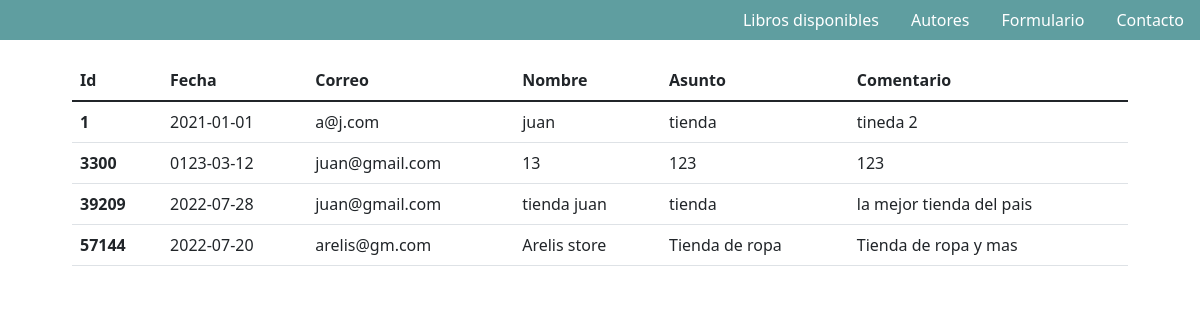
The app's page /Contacts.php with its own data.
### tables this page shows
CREATE TABLE `contacto` (
  `id` mediumint(9) NOT NULL,
  `nombre` varchar(255) NOT NULL,
  `email` varchar(255) DEFAULT NULL,
  `fecha` date DEFAULT NULL,
  `asunto` varchar(255) DEFAULT NULL,
  `comentario` varchar(255) DEFAULT NULL
);

### ClassContacts.php (called while the page is built, shortened)
<?php
    class Contacts {
        public function showContacts (){
            $baseData = new DataBase();
             $info = $baseData-> connectDataBase();
             $contact = $info->query("SELECT * FROM contacto");
             $contact-> execute();
             $listContact = $contact->fetchAll(PDO::FETCH_ASSOC);
             return $listContact;
          }
    }
?>

### Contacts.php (the view, shortened to what this page needs)
<?php
    include("ClassContacts.php");
    $listContact = new Contacts();
    $showContact = $listContact -> showContacts();
?>
<!DOCTYPE html>
<html lang="en">
<head>
    <meta name="viewport" content="width=device-width, initial-scale=1.0"><link href="https://cdn.jsdelivr.net/npm/bootstrap@5.1.3/dist/css/bootstrap.min.css" rel="stylesheet">
    <link rel="stylesheet" href="style.css">
</head>
<body>
    <header >
      <ul class="nav">
        <li class="nav-item">
          <a class="nav-link active" aria-current="page" href="index.php">Libros disponibles</a>
        </li>
        <li class="nav-item">
          <a class="nav-link" href="Author.php">Autores</a>
        </li>
        <li class="nav-item">
          <a class="nav-link" href="Form.php">Formulario</a>
        </li>
        <li class="nav-item">
          <a class="nav-link" href="Contacts.php">Contacto</a>
        </li>
      </ul>
      </header>
      <div class="container">
        <table class="table">
            <thead>
              <tr>
                <th scope="col">Id</th>
                <th scope="col">Fecha</th>
                <th scope="col">Correo</th>
                <th scope="col">Nombre</th>
                <th scope="col">Asunto</th>
                <th scope="col">Comentario</th>
              </tr>
            </thead>
            <tbody>
            <?php
              foreach ($showContact as $row) {
            ?>
                <tr>
                  <th scope="row"><?php echo $row['id']?></th>
                  <td><?php echo $row['fecha']?></td>
                  <td><?php echo $row['email']?></td>
                  <td><?php echo $row['nombre']?></td>
                  <td><?php echo $row['asunto']?></td>
                  <td><?php echo $row['comentario']?></td>
                </tr>
            <?php
            }
            ?>
            </tbody>
          </table>
    </div>
</body>
</html>

### style.css (style rules this page uses)
.container { width: 90%; margin: 20px auto; }
.nav { justify-content: flex-end; background: cadetblue; }
.nav-item a { color: white; font-size: 16px; }

### records on screen
contacto: id "1", fecha "2021-01-01", email "a@j.com", nombre "juan", asunto "tienda", comentario "tineda 2"
contacto: id "3300", fecha "0123-03-12", email "juan@gmail.com", nombre "13", asunto "123", comentario "123"
contacto: id "39209", fecha "2022-07-28", email "juan@gmail.com", nombre "tienda juan", asunto "tienda", comentario "la mejor tienda del pais"
contacto: id "57144", fecha "2022-07-20", email "arelis@gm.com", nombre "Arelis store", asunto "Tienda de ropa", comentario "Tienda de ropa y mas"
